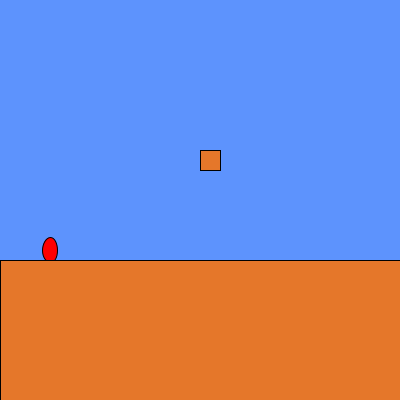
Frame 1 (no input)
Frame 60 (the mouse pressed at the canvas centre just before this capture): identical to frame 1, image omitted
Frame 120 (the mouse held since frame 60 and released just before this capture): identical to frame 1, image omitted

The Processing sketch that drew this single still picture (run headless with seeded random() and noise(); from frame 60 on, the mouse is pressed at the canvas centre):

// Processing sketch: week08_7_mario_hit_box
// ── week08_7_mario_hit_box.pde
//碰撞偵測: 利用if判斷，看有沒有碰到地板 Mario vs. Pikachu
//牛頓力學 (1)靜者恆靜、動者恆動 (2)f=m*a 位置、速度、加速度
void setup()
{
  size(400, 400);
}
float marioX=50, marioY =250, vx=0, vy=0;
boolean flying = false ;
void draw()
{
  background(93, 147, 253);

  marioX+=vx;
  if (flying)
  {
    marioY+=vy;
    vy+=0.98;
  }
  fill(255, 0, 0);
  ellipse(marioX, marioY, 15, 25);
  fill(229, 119, 42);
  rect(0, 260, 400, 150);
  fill(229, 119, 42);
  rect(200, 150, 20, 20);
  
  if (hitBox(200, 150, 20, 20))
  {
    vy=0;
    marioY = 170;
    
  }
  
  if (marioY>=250)
  {
    marioY=250;
    flying = false;
  }
  if (marioX <=0)
  {
    marioX=400;
  } else if (marioX>=400)
  {
    marioX=0;
  }
}
boolean hitBox(int x, int y, int w, int h)
{
  if (x<marioX && marioX<x+w && y<marioY && marioY<y+h)
  {
    return true;    
  }
  return false;
}
void keyPressed()
{
  if (keyCode ==RIGHT)
  {
    vx=2;
  }
  if (keyCode ==LEFT)
  {
    vx=-2;
  }
  if (keyCode==UP && flying == false)
  {
    vy=-20;
    flying = true;
  }
}
void keyReleased()
{
  if (keyCode == LEFT|| keyCode == RIGHT)
  {
    vx=0;
  }
}
